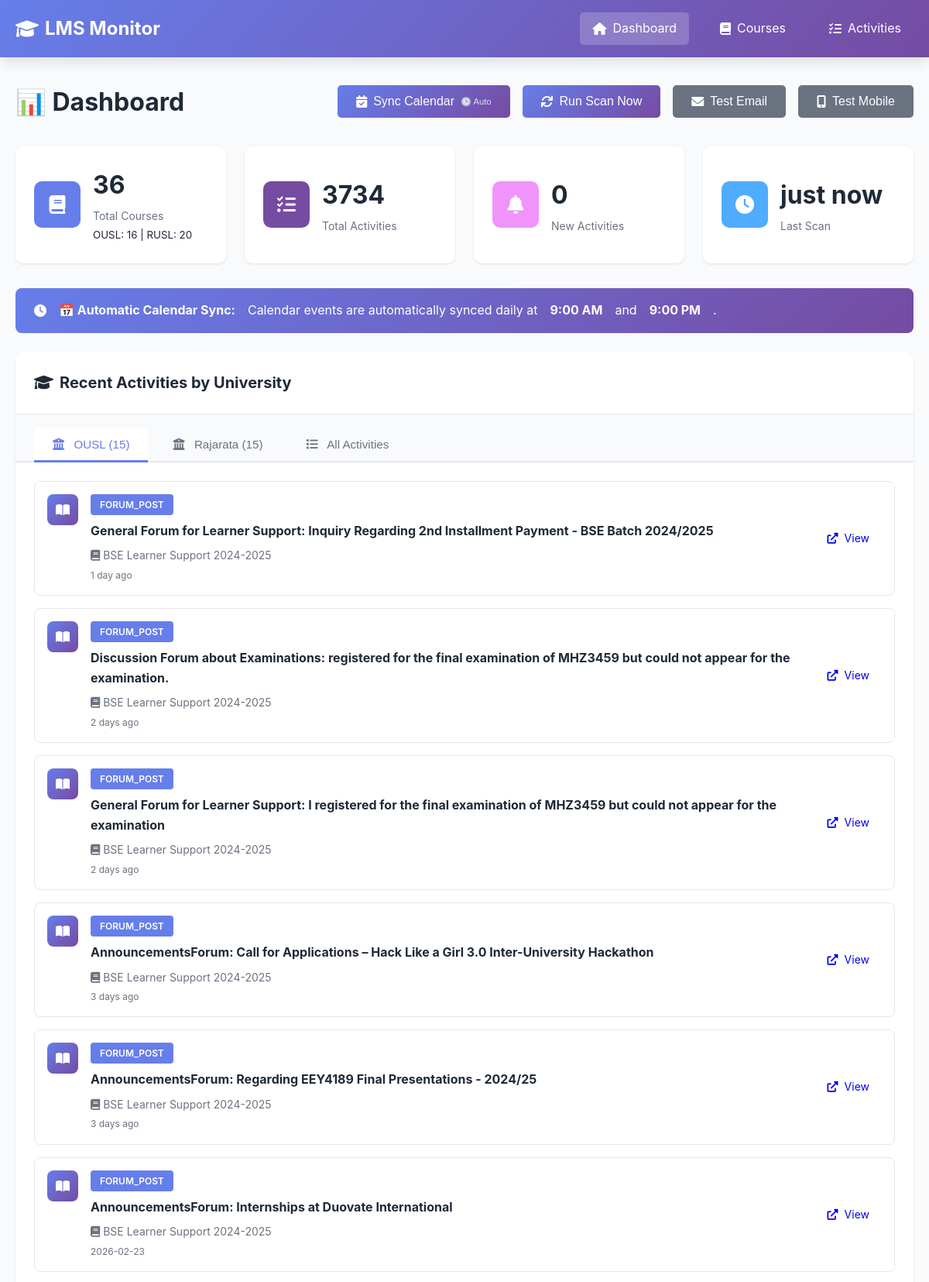
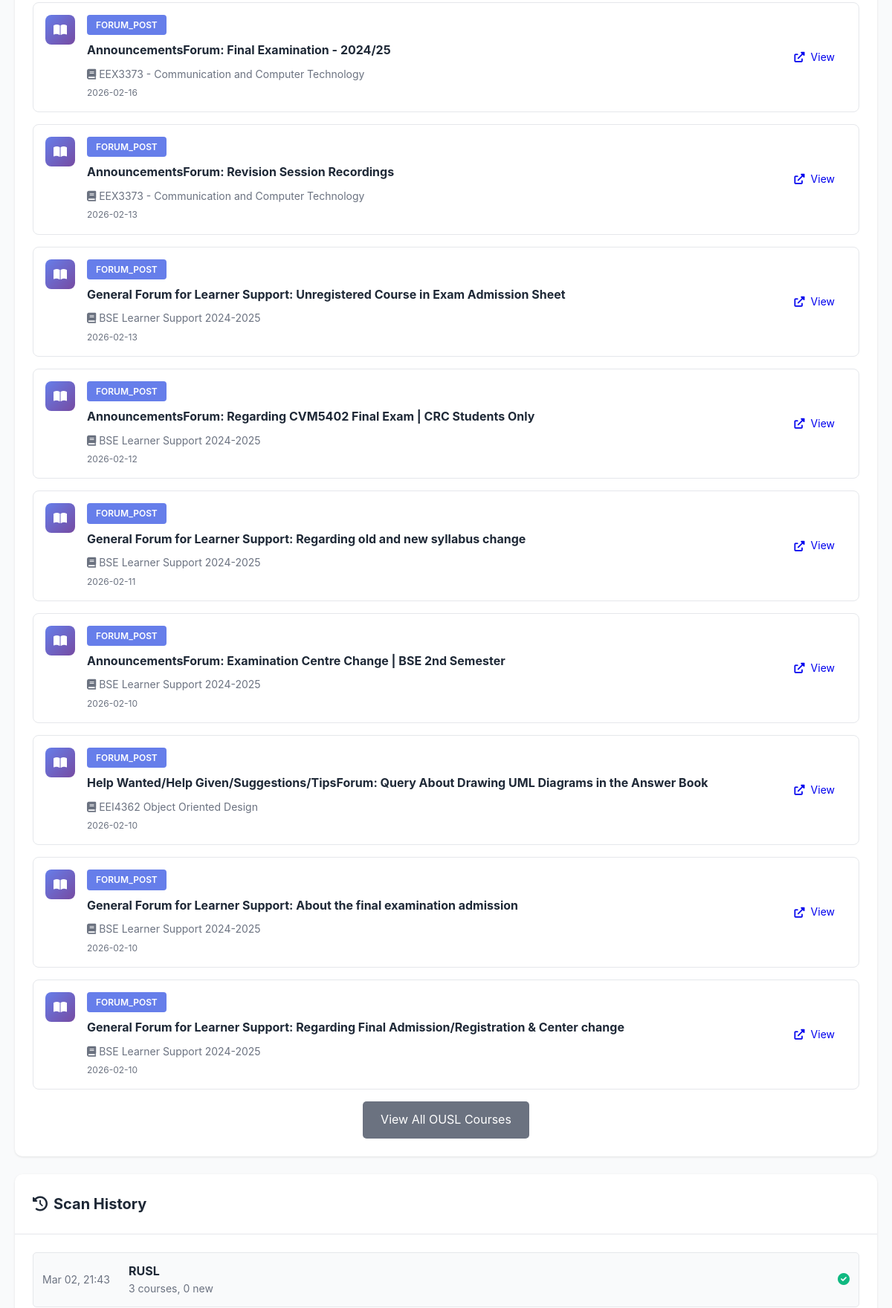
The page / (upper part) on the database its author committed (2 pictures, top to bottom).
### tables this page shows
CREATE TABLE scan_history (
                id INTEGER PRIMARY KEY AUTOINCREMENT,
                lms_name TEXT NOT NULL,
                scan_time TIMESTAMP DEFAULT CURRENT_TIMESTAMP,
                courses_found INTEGER,
                activities_found INTEGER,
                new_activities INTEGER,
                status TEXT,
                error_message TEXT
            );

CREATE TABLE activities (
                id INTEGER PRIMARY KEY AUTOINCREMENT,
                activity_id TEXT UNIQUE NOT NULL,
                course_id TEXT NOT NULL,
                activity_type TEXT NOT NULL,
                title TEXT NOT NULL,
                description TEXT,
                url TEXT,
                deadline TIMESTAMP,
                first_seen TIMESTAMP DEFAULT CURRENT_TIMESTAMP,
                is_new BOOLEAN DEFAULT 1,
                metadata TEXT,
                FOREIGN KEY (course_id) REFERENCES courses(course_id)
            );

CREATE TABLE courses (
                id INTEGER PRIMARY KEY AUTOINCREMENT,
                course_id TEXT UNIQUE NOT NULL,
                lms_name TEXT NOT NULL,
                course_name TEXT NOT NULL,
                course_url TEXT,
                first_seen TIMESTAMP DEFAULT CURRENT_TIMESTAMP,
                last_checked TIMESTAMP DEFAULT CURRENT_TIMESTAMP
            );

### app.py (the view, shortened to what this page needs)
@app.route('/')
def index():
    stats = db.get_stats()
    recent_activities = db.get_recent_activities(limit=20)
    scan_history = db.get_scan_history(limit=10)
    ousl_activities = db.get_activities_by_lms('OUSL', limit=15)
    rusl_activities = db.get_activities_by_lms('RUSL', limit=15)
    upcoming_deadlines = db.get_all_upcoming_deadlines(days_ahead=365)
    import re
    is_render = os.getenv('RENDER') is not None or os.getenv('RAILWAY_ENVIRONMENT') is not None
    return render_template('index.html',
                          stats=stats,
                          recent_activities=recent_activities,
                          ousl_activities=ousl_activities,
                          rusl_activities=rusl_activities,
                          upcoming_deadlines=upcoming_deadlines,
                          scan_history=scan_history,
                          is_render=is_render)

### app.py (called while the page is built)
@app.template_filter('datetime')
def format_datetime(value, format='%Y-%m-%d %H:%M:%S'):
    if value is None:
        return ''
    if isinstance(value, str):
        try:
            value = datetime.fromisoformat(value.replace('Z', '+00:00'))
        except:
            return value
    if value.tzinfo is None:
        from datetime import timezone
        value = value.replace(tzinfo=timezone.utc)
    from datetime import timezone, timedelta
    colombo_tz = timezone(timedelta(hours=5, minutes=30))
    local_time = value.astimezone(colombo_tz)
    return local_time.strftime(format)

### database.py (called while the page is built)
    def get_connection(self):
        return sqlite3.connect(self.db_path)

    def get_recent_activities(self, limit: int = 50) -> List[Dict[str, Any]]:
        conn = self.get_connection()
        cursor = conn.cursor()
        cursor.execute("""
            SELECT
                a.activity_id,
                a.activity_type,
                a.title,
                a.description,
                a.url,
                a.deadline,
                a.first_seen,
                a.is_new,
                c.course_name,
                c.lms_name
            FROM activities a
            JOIN courses c ON a.course_id = c.course_id
            ORDER BY a.first_seen DESC
            LIMIT ?
        """, (limit,))
        columns = [desc[0] for desc in cursor.description]
        activities = [dict(zip(columns, row)) for row in cursor.fetchall()]
        conn.close()
        return activities

    def get_activities_by_lms(self, lms_name: str, limit: int = 20) -> List[Dict[str, Any]]:
        conn = self.get_connection()
        cursor = conn.cursor()
        cursor.execute("""
            SELECT
                a.activity_id,
                a.activity_type,
                a.title,
                a.description,
                a.url,
                a.deadline,
                a.first_seen,
                a.is_new,
                c.course_name,
                c.lms_name
            FROM activities a
            JOIN courses c ON a.course_id = c.course_id
            WHERE c.lms_name = ?
            ORDER BY a.first_seen DESC
            LIMIT ?
        """, (lms_name, limit))
        columns = [desc[0] for desc in cursor.description]
        activities = [dict(zip(columns, row)) for row in cursor.fetchall()]
        conn.close()
        return activities

### templates/index.html (shortened to what this page needs)
{% extends "base.html" %}  {% block content %}
<div class="dashboard">
  <div class="page-header">
    <h1>📊 Dashboard</h1>
    <div class="actions">
      <button
        onclick="syncCalendar()"
        class="btn btn-primary"
        title="Auto-syncs daily at 9 AM & 9 PM"
      >
        <i class="fas fa-calendar-check"></i> Sync Calendar
        <span style="font-size: 0.7em; opacity: 0.8">🕒 Auto</span>
      </button>
      {% if is_render %}
      <button class="btn btn-secondary" disabled title="Scanning is automated via GitHub Actions (runs twice daily)">
        <i class="fas fa-sync"></i> Auto Scan (GitHub Actions)
      </button>
      {% else %}
      <button onclick="triggerScan()" class="btn btn-primary">
        <i class="fas fa-sync"></i> Run Scan Now
      </button>
      {% endif %}
      <button onclick="testEmail()" class="btn btn-secondary">
        <i class="fas fa-envelope"></i> Test Email
      </button>
      <button onclick="testNtfy()" class="btn btn-secondary">
        <i class="fas fa-mobile-alt"></i> Test Mobile
      </button>
    </div>
  </div>
  <div class="stats-grid">
    <div class="stat-card">
      <div class="stat-icon" style="background: #667eea">
        <i class="fas fa-book"></i>
      </div>
      <div class="stat-content">
        <h3>{{ stats.total_courses }}</h3>
        <p>Total Courses</p>
        <small
          >OUSL: {{ stats.ousl_courses }} | RUSL: {{ stats.rusl_courses
          }}</small
        >
      </div>
    </div>
    <div class="stat-card">
      <div class="stat-icon" style="background: #764ba2">
        <i class="fas fa-tasks"></i>
      </div>
      <div class="stat-content">
        <h3>{{ stats.total_activities }}</h3>
        <p>Total Activities</p>
      </div>
    </div>
    <div class="stat-card">
      <div class="stat-icon" style="background: #f093fb">
        <i class="fas fa-bell"></i>
      </div>
      <div class="stat-content">
        <h3 id="new-activities-count">{{ stats.new_activities }}</h3>
        <p>New Activities</p>
      </div>
    </div>
    <div class="stat-card">
      <div class="stat-icon" style="background: #4facfe">
        <i class="fas fa-clock"></i>
      </div>
      <div class="stat-content">
        <h3>
          {{ stats.last_scan_time|timeago if stats.last_scan_time else 'Never'
          }}
        </h3>
        <p>Last Scan</p>
      </div>
    </div>
  </div>
  <div
    class="alert alert-success"
    style="
      background: linear-gradient(135deg, #667eea 0%, #764ba2 100%);
      color: white;
      border: none;
    "
  >
    <i class="fas fa-clock"></i>
    <strong>📅 Automatic Calendar Sync:</strong> Calendar events are
    automatically synced daily at <strong>9:00 AM</strong> and
    <strong>9:00 PM</strong>.
  </div>
  <div class="card">
    <div class="card-header">
      <h2>
        <i class="fas fa-graduation-cap"></i> Recent Activities by University
      </h2>
    </div>
    <div class="tabs">
      <button class="tab-button active" onclick="openTab(event, 'ousl')">
        <i class="fas fa-university"></i> OUSL ({{ ousl_activities|length }})
      </button>
      <button class="tab-button" onclick="openTab(event, 'rusl')">
        <i class="fas fa-university"></i> Rajarata ({{ rusl_activities|length
        }})
      </button>
      <button class="tab-button" onclick="openTab(event, 'all')">
        <i class="fas fa-list"></i> All Activities
      </button>
    </div>
    <div id="ousl" class="tab-content active">
      <div class="card-body">
        {% if ousl_activities %}
        <div class="activity-list">
          {% for activity in ousl_activities %}
          <div class="activity-item {% if activity.is_new %}new{% endif %}">
            <div class="activity-icon">
              {% if activity.activity_type == 'assign' %}
              <i class="fas fa-file-alt"></i>
              {% elif activity.activity_type == 'quiz' %}
              <i class="fas fa-question-circle"></i>
              {% elif activity.activity_type == 'resource' %}
              <i class="fas fa-file"></i>
              {% elif activity.activity_type == 'forum' %}
              <i class="fas fa-comments"></i>
              {% else %}
              <i class="fas fa-book-open"></i>
              {% endif %}
            </div>
            <div class="activity-content">
              <div class="activity-header">
                <span class="activity-type">{{ activity.activity_type }}</span>
              </div>
              <h4>{{ activity.title }}</h4>
              <p class="activity-course">
                <i class="fas fa-book"></i> {{ activity.course_name }}
              </p>
              <p class="activity-time">{{ activity.first_seen|timeago }}</p>
            </div>
            {% if activity.url %}
            <a href="{{ activity.url }}" target="_blank" class="btn btn-small">
              <i class="fas fa-external-link-alt"></i> View
            </a>
            {% endif %}
          </div>
          {% endfor %}
        </div>
        <div style="text-align: center; margin-top: 1rem">
          <a href="/courses?lms=OUSL" class="btn btn-secondary"
            >View All OUSL Courses</a
          >
        </div>
        {% else %}
        <p class="empty-state">
          No OUSL activities found yet. Run a scan to get started!
        </p>
        {% endif %}
      </div>
    </div>
  </div>
  <div class="card">
    <div class="card-header">
      <h2><i class="fas fa-history"></i> Scan History</h2>
    </div>
    <div class="card-body">
      {% if scan_history %}
      <div class="scan-history">
        {% for scan in scan_history %}
        <div class="scan-item">
          <div class="scan-time">
            {{ scan.scan_time|datetime('%b %d, %H:%M') }}
          </div>
          <div class="scan-info">
            <strong>{{ scan.lms_name }}</strong>
            <span class="scan-stats">
              {{ scan.courses_found }} courses, {{ scan.new_activities }} new
            </span>
          </div>
          <div class="scan-status">
            {% if scan.status == 'success' %}
            <span class="status-success"
              ><i class="fas fa-check-circle"></i
            ></span>
            {% else %}
            <span class="status-error"
              ><i class="fas fa-times-circle"></i
            ></span>
            {% endif %}
          </div>
        </div>
        {% endfor %}
      </div>
      {% else %}
      <p class="empty-state">No scan history yet.</p>
      {% endif %}
    </div>
  </div>
</div>
{% endblock %}

### rows shown on the page
scan_history: last_scan_time "just now", scan_time "Mar 02, 21:43", lms_name "RUSL", courses_found "3", new_activities "0", status "success" (drawn)
activities: activity_type "FORUM_POST", title "General Forum for Learner Support: Inquiry Regarding 2nd Installment Payment - BSE Batch 2024/2025", course_name "BSE Learner Support 2024-2025", first_seen "1 day ago"
activities: activity_type "FORUM_POST", title "Discussion Forum about Examinations: registered for the final examination of MHZ3459 but could not appear for the examination.", course_name "BSE Learner Support 2024-2025", first_seen "2 days ago"
activities: activity_type "FORUM_POST", title "General Forum for Learner Support: I registered for the final examination of MHZ3459 but could not appear for the examination", course_name "BSE Learner Support 2024-2025", first_seen "2 days ago"
activities: activity_type "FORUM_POST", title "AnnouncementsForum: Call for Applications – Hack Like a Girl 3.0 Inter-University Hackathon", course_name "BSE Learner Support 2024-2025", first_seen "3 days ago"
activities: activity_type "FORUM_POST", title "AnnouncementsForum: Regarding EEY4189 Final Presentations - 2024/25", course_name "BSE Learner Support 2024-2025", first_seen "3 days ago"
activities: activity_type "FORUM_POST", title "AnnouncementsForum: Internships at Duovate International", course_name "BSE Learner Support 2024-2025", first_seen "2026-02-23"
activities: activity_type "FORUM_POST", title "AnnouncementsForum: Final Examination - 2024/25", course_name "EEX3373 - Communication and Computer Technology", first_seen "2026-02-16"
activities: activity_type "FORUM_POST", title "AnnouncementsForum: Revision Session Recordings", course_name "EEX3373 - Communication and Computer Technology", first_seen "2026-02-13"
activities: activity_type "FORUM_POST", title "General Forum for Learner Support: Unregistered Course in Exam Admission Sheet", course_name "BSE Learner Support 2024-2025", first_seen "2026-02-13"
activities: activity_type "FORUM_POST", title "AnnouncementsForum: Regarding CVM5402 Final Exam | CRC Students Only", course_name "BSE Learner Support 2024-2025", first_seen "2026-02-12"
activities: activity_type "FORUM_POST", title "General Forum for Learner Support: Regarding old and new syllabus change", course_name "BSE Learner Support 2024-2025", first_seen "2026-02-11"
activities: activity_type "FORUM_POST", title "AnnouncementsForum: Examination Centre Change | BSE 2nd Semester", course_name "BSE Learner Support 2024-2025", first_seen "2026-02-10"
activities: activity_type "FORUM_POST", title "Help Wanted/Help Given/Suggestions/TipsForum: Query About Drawing UML Diagrams in the Answer Book", course_name "EEI4362 Object Oriented Design", first_seen "2026-02-10"
activities: activity_type "FORUM_POST", title "General Forum for Learner Support: About the final examination admission", course_name "BSE Learner Support 2024-2025", first_seen "2026-02-10"
activities: activity_type "FORUM_POST", title "General Forum for Learner Support: Regarding Final Admission/Registration & Center change", course_name "BSE Learner Support 2024-2025", first_seen "2026-02-10"

### other values the page prints
{{ stats.total_courses }} "36"
{{ stats.ousl_courses }} "16"
{{ stats.rusl_courses }} "20"
{{ stats.total_activities }} "3734"
{{ stats.new_activities }} "0"
{{ ousl_activities|length }} "15"
{{ rusl_activities|length }} "15"
